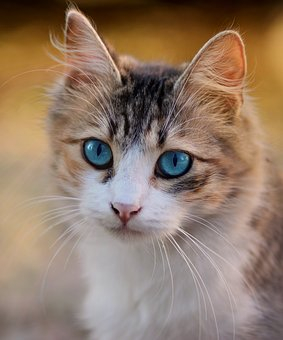
#> input picture cat.jpg, 283 x 340 px
$ jupyter execute CannyTest.ipynb
#> lines starting #> are read from the running program, lines starting #| are printed output that depends on the picture; after the words box and inside, x2 and y2 are one past the last pixel; in counts of white or black regions, pixels touching at a corner belong together
[cell 1]
import cv2
import numpy as np
from matplotlib import pyplot as plt
from matplotlib.pyplot import figure
print(cv2.__version__)

[cell 2]
img = cv2.imread('cat.jpg')
#> img is the input picture: shape (340, 283, 3); mean B, G, R 105.2, 122.8, 145.3
plt.imshow(img)
#cv2.imshow('image',img)

[cell 3]
img = cv2.imread('cat.jpg',0)
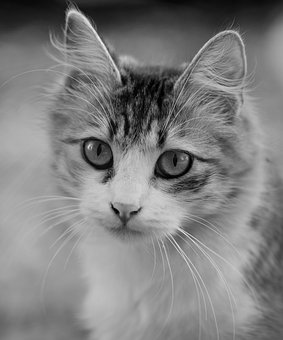
#> img: shape (340, 283); min 0, max 250, mean 127.5
edges = cv2.Canny(img,100,400,500, 3, L2gradient=True)
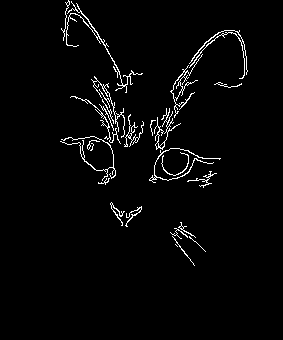
#> edges: shape (340, 283); 2.7% white in thin lines or dots, all inside (x1, y1, x2, y2) = (60, 0, 248, 266)
figure(figsize=(8,6))


plt.subplot(121)
plt.imshow(img,cmap = 'gray')
plt.title('Original Image'), plt.xticks([]), plt.yticks([])

plt.subplot(122)
plt.imshow(edges,cmap = 'gray')
plt.title('Edge Image'), plt.xticks([]), plt.yticks([])
plt.show()
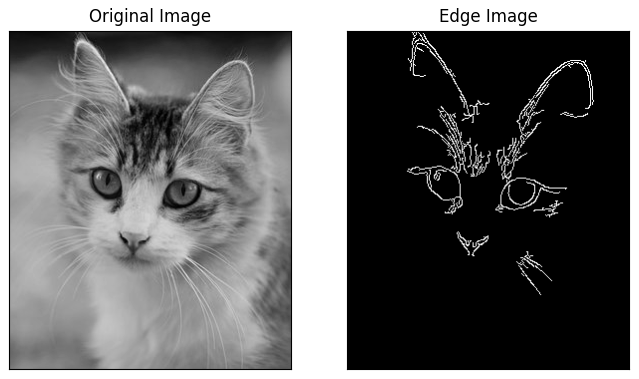
#> figure drawn by matplotlib, 2 panels
#> the sliders are set to x = 10, y = 10, z = 10, a = 3, t = False

[cell 4]
import ipywidgets as widgets
from ipywidgets import interact, interact_manual

from IPython.display import display

[cell 5]
def f(x, y, z, a, t):
#> called with x = 10, y = 10, z = 10, a = 3, t = False
    edges = cv2.Canny(img,x,y,z, a, L2gradient=t) #100, 400, 500, 3, True
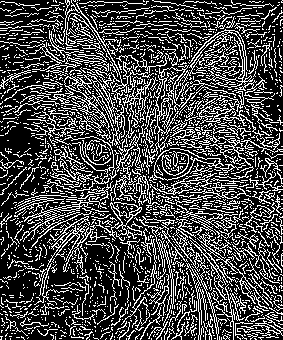
#> edges: shape (340, 283); 28.3% white in thin lines or dots
    plt.subplot(122)
    plt.imshow(edges,cmap = 'gray')
    plt.title('Edge Image'), plt.xticks([]), plt.yticks([])
    plt.show()

$ run again, with test.jpg copied over cat.jpg
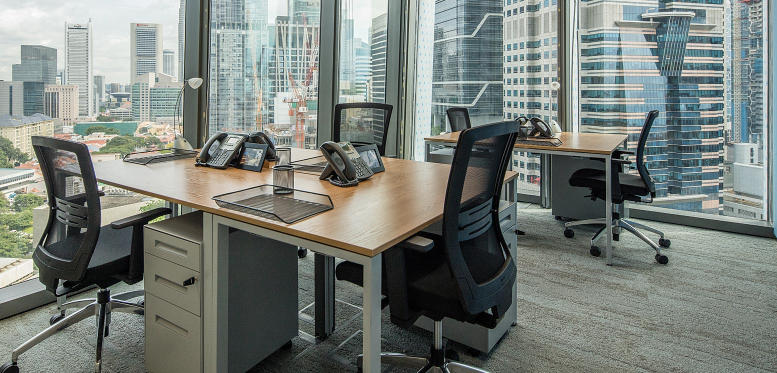
#> input picture test.jpg, 1554 x 746 px (shown at 1/2 size)
#> img is the input picture: shape (746, 1554, 3); mean B, G, R 122, 127.5, 121.1
#> img: shape (746, 1554)
#> `edges = cv2.Canny(img,100,400,500, 3, L2gradient=True)`:
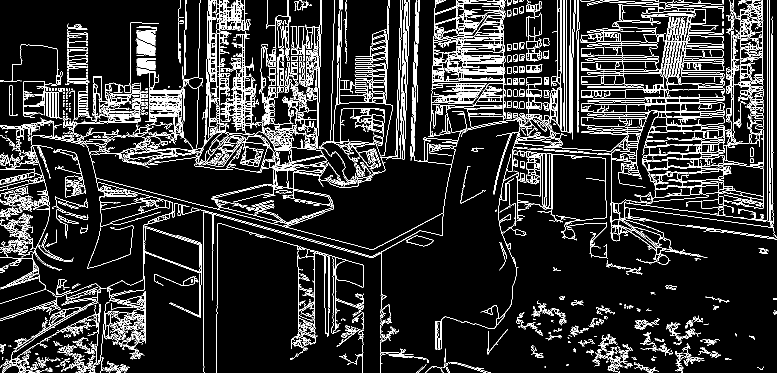
#> edges: shape (746, 1554) (shown at 1/2 size); 11.3% white in thin lines or dots
#> in f, `edges = cv2.Canny(img,x,y,z, a, L2gradient=t)`:
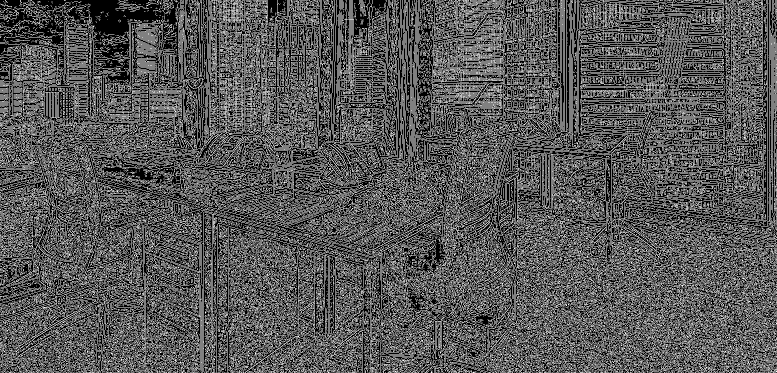
#> edges: shape (746, 1554) (shown at 1/2 size); 34.2% white in thin lines or dots
